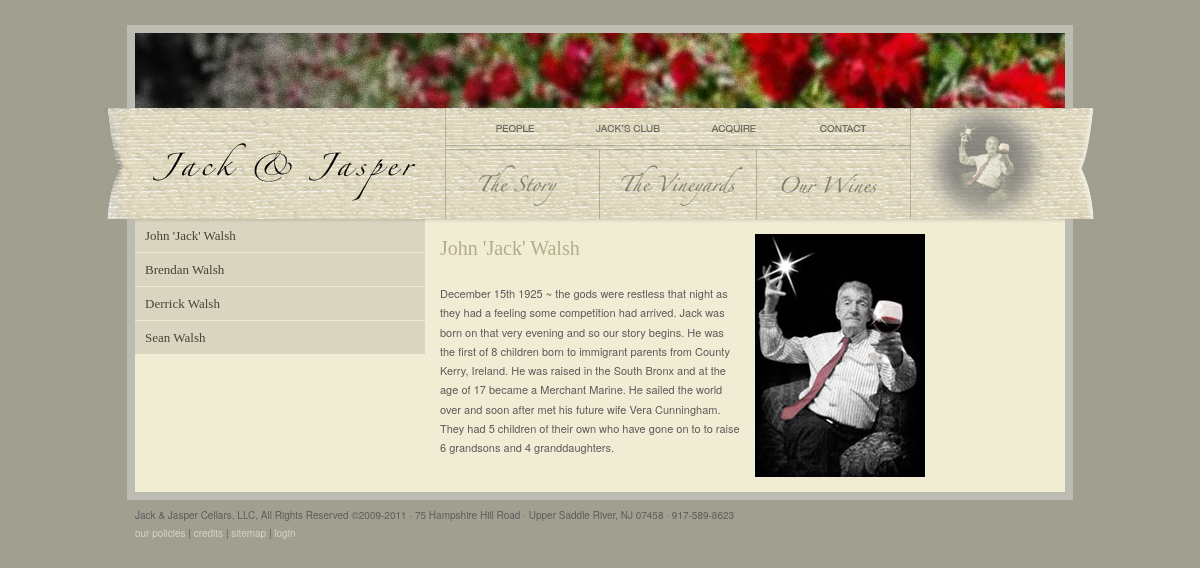
The app's page /pages/people.php with its own data.
### tables this page shows
CREATE TABLE IF NOT EXISTS `people` (
  `id` bigint(20) unsigned NOT NULL auto_increment,
  `h1` varchar(20) NOT NULL,
  `h2` varchar(50) default NULL,
  `p` varchar(2048) default NULL,
  PRIMARY KEY  (`id`),
  UNIQUE KEY `id` (`id`)
);

### pages/people.php (the view, shortened to what this page needs)
<!DOCTYPE html PUBLIC "-//W3C//DTD XHTML 1.0 Transitional//EN" "http://www.w3.org/TR/xhtml1/DTD/xhtml1-transitional.dtd">
<html xmlns="http://www.w3.org/1999/xhtml">
<head>
	<link rel="stylesheet" href="/css/main.css" type="text/css" media="screen" />
</head>
<?php require_once('../Connections/jackandjasper.php');
		if($_GET['id']){
			$id = $_GET['id'];}
		else{
			$id = 1;}
		$query_PeopleRS = "SELECT * FROM people WHERE id =".$id;
		$PeopleRS = mysql_query($query_PeopleRS, $jackandjasper) or die(mysql_error());
		$row_PeopleRS = mysql_fetch_assoc($PeopleRS);
?>
<body>
<div id="wholewrapper">
	<div id="flashHome">
		<div id="header">
			<img src="/img/header/people_hdr.jpg" alt="Harvest in the Jack &amp; Jasper Vineyards"/>
			<? include("../php/mainnav.php"); ?>
	    </div>
<div id="maincontentwrapper">
    <div id="leftcolumn">
      <div id="leftsubnav">
        <ul>
          <li><a href="/pages/people.php?id=1">John 'Jack' Walsh</a></li>
          <li><a href="/pages/people.php?id=2">Brendan Walsh</a></li>
          <li><a href="/pages/people.php?id=3">Derrick Walsh</a></li>
          <li><a href="/pages/people.php?id=4">Sean Walsh</a></li>
        </ul>
      </div>
    </div>
    <div id="content">
        <div id="contentpeople">
          <h1><?php echo $row_PeopleRS['h1']; ?></h1>
              <br />
              <br />
              <p><?php echo $row_PeopleRS['p']; ?></p>
        </div>
      <div>
	        <img  id="contentimage" src="/img/people/<?php echo $row_PeopleRS['id'].".jpg";?>" />
    	</div>
    </div>
      </div>
       <?php  include("../php/footer.php"); ?><br/>
    </div>
 </div>
</body>
</html>

### css/main.css (style rules this page uses)
html, body, div, span, applet, object, iframe, h1, h2, h3, h4, h5, h6, p, blockquote, pre, a, abbr, acronym, address, big, cite, code, del, dfn, em, font, img, ins, kbd, q, s, samp, small, strike, strong, sub, sup, tt, var, dd, dl, dt, li, ol, ul, fieldset, form, label, legend, table, caption, tbody, tfoot, thead, tr, th, td { margin: 0; padding: 0; border: 0; font-weight: inherit; font-style: inherit; font-size: 100%; line-height: 1; font-family: inherit; text-align: left; vertical-align: baseline; }
body { color: #5d5b5a; font-family: "Helvetica Neue", Arial, sans-serif; font-size: 11px; margin: 25px auto; background-attachment: fixed; background-color: #a19f90; background-image: url(/img/wood-bg.jpg); background-position: left top; }
a { text-decoration: underline; color: #966241; overflow: hidden; }
ul, ul li { list-style: none; margin: 0; padding: 0; }
div, img { border: 0; margin: 0; display: block; }
#wholewrapper { width: 1004px; }
#wholewrapper, #header, #mainnav, #maincontentwrapper { margin: auto; }
#header img { border: 8px solid #bdbcb2; width: 930px; border-bottom: none; margin: auto; }
#maincontentwrapper { width: 930px; border: 8px solid #bdbcb2; border-top: 0; background: url(../img/bg_maincontent.gif) repeat-x top #f1ecd4; }
#leftcolumn { width: 290px; float: left; }
#content { float: left; margin: 15px; }
#contentimage { width: 170px; float: left; margin: 0 15px 0 0; }
#content div { float: left; }
#leftsubnav { background: url(../img/bg_leftnav.gif) top repeat-x #d9d5c0; width: 290px; float: left; }
#leftsubnav li { border-bottom: 1px solid #f1ecd4; text-align: right; font-family: Georgia, "Times New Roman", Times, serif; font-size: 13px; float: left; width: 290px; }
#leftsubnav li a { color: #474436; text-decoration: none; display: block; padding-top: 10px; padding-right: 10px; padding-bottom: 10px; padding-left: 10px; }
h1 { color: #b4ac89; font-family: Georgia, "Times New Roman", Times, serif; font-size: 20px; font-weight: normal; line-height: 1.4em; }
#content p { line-height: 1.75em; }
#flashHome { float: left; }
#wholewrapper #flashHome #maincontentwrapper #content #contentpeople { width: 300px; padding-right: 15px; }

### records on screen
people: h1 "John 'Jack' Walsh", p "December 15th 1925 ~ the gods were restless that night as they had a feeling some competition had arrived. Jack was born on that very evening and so our story begins. He was the first of 8 children born to immigrant parents from County Kerry, Ireland. He was raised in the South Bronx and at the age of 17 became a Merchant Marine. He sailed the world over and soon after met his future wife Vera Cunningham. They had 5 children of their own who have gone on to to raise 6 grandsons and 4 granddaughters."
